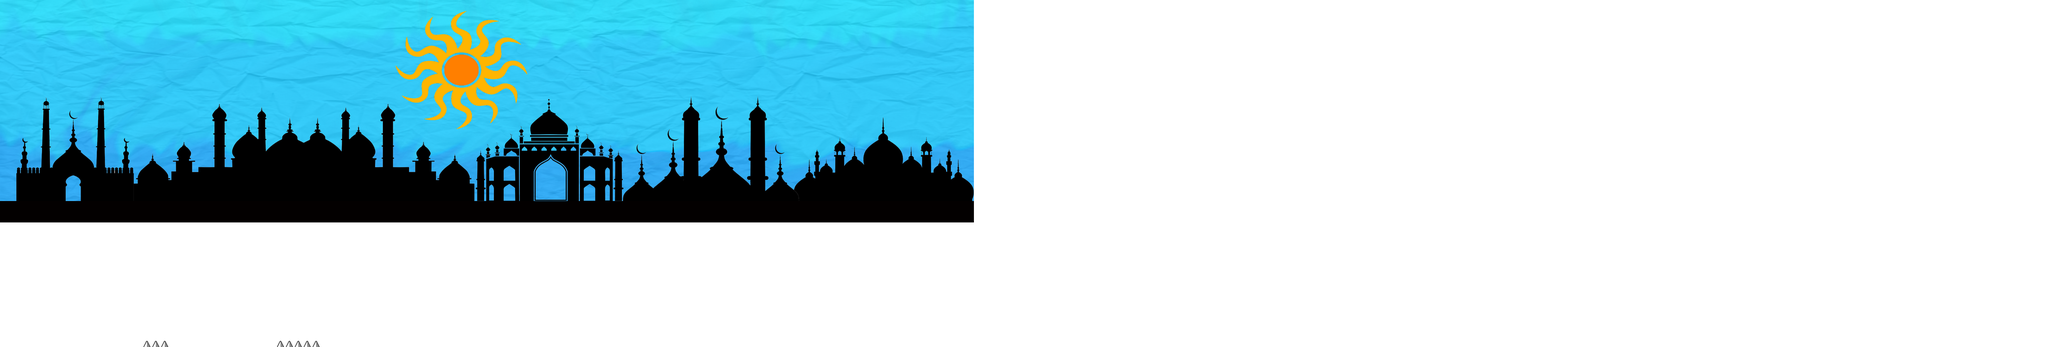

Rendered tile map (Tiled .tmx) drawn with the repository's tilesets; below, a short description and the map source with its tile grids summarised:
An orthogonal 230x39 tile map with 32x32 px tiles, 2 tile layers (background, forground), 2 tilesets, 1 image layer and 123 objects (25x EnemyEntity, 2x FoodEntity, 2x NoteEntity, 2x SpikeEntity, 2x FallEntity, ...).

<map version="1.0" orientation="orthogonal" renderorder="right-down" width="230" height="39" tilewidth="32" tileheight="32" backgroundcolor="#ffffff" nextobjectid="1133">
 <tileset firstgid="1" name="area01_level_tiles" tilewidth="32" tileheight="32">
  <image source="../img/map/area01_level_tiles.png" width="640" height="241" />
 </tileset>
 <tileset firstgid="141" name="level3" tilewidth="32" tileheight="32">
  <image source="../img/map/level3.png" width="3500" height="800" />
 </tileset>
 <imagelayer name="area03_bkg03" x="115" y="388">
  <image source="../img/area03_bkg03.png" />
  <properties>
   <property name="ratio" value=".25" />
  </properties>
 </imagelayer>
 <layer name="background" width="230" height="39">
  <data>[8970 cells, 0 non-empty, 0 distinct tile ids]</data>
 </layer>
 <objectgroup color="#00ff00" name="Entities">
  <object id="547" name="sword" x="1342" y="422" width="48" height="48">
   <properties>
    <property name="image" value="sword" />
    <property name="width" value="48" />
   </properties>
  </object>
  <object id="549" name="FoodEntity" x="706" y="1176" width="32" height="32">
   <properties>
    <property name="foodNum" value="4" />
    <property name="image" value="spinning_coin_gold" />
    <property name="spritewidth" value="32" />
   </properties>
  </object>
  <object id="551" name="KeyEntity" x="1470" y="1176" width="28" height="32">
   <properties>
    <property name="image" value="key" />
    <property name="spritewidth" value="28" />
   </properties>
  </object>
  <object id="552" name="mainPlayer" x="62.91" y="736.97" width="60" height="85">
   <properties>
    <property name="image" value="mainCharacter" />
    <property name="spritewidth" value="84" />
   </properties>
  </object>
  <object id="1116" name="StealthClothes" x="38" y="1188" width="54" height="21">
   <properties>
    <property name="image" value="stealthClothes" />
    <property name="width" value="54" />
   </properties>
  </object>
  <object id="1129" name="FoodEntity" x="3726" y="704" width="32" height="32">
   <properties>
    <property name="foodNum" value="5" />
    <property name="image" value="spinning_coin_gold" />
    <property name="spritewidth" value="32" />
   </properties>
  </object>
  <object id="1130" name="NoteEntity" x="608" y="864" width="500" height="96">
   <properties>
    <property name="image" value="note5" />
    <property name="spritewidth" value="500" />
   </properties>
  </object>
  <object id="1131" name="NoteEntity" x="5726" y="710" width="500" height="96">
   <properties>
    <property name="image" value="note6" />
    <property name="spritewidth" value="500" />
   </properties>
  </object>
 </objectgroup>
 <objectgroup name="me.LevelEntity">
  <properties>
   <property name="duration" value="250" />
   <property name="fade" value="#00000" />
   <property name="to" value="area03" />
  </properties>
  <object id="1121" x="7108" y="712" width="54" height="48">
   <properties>
    <property name="duration" value="250" />
    <property name="fade" value="#00000" />
    <property name="to" value="area05" />
   </properties>
  </object>
 </objectgroup>
 <layer name="forground" width="230" height="39" opacity="0.9">
  <data>[8970 cells, 1338 non-empty, 5 distinct tile ids]</data>
 </layer>
 <objectgroup color="#ff0000" name="collision" opacity="0.9">
  <object id="553" x="4" y="1218" width="506" height="33">
   <properties>
    <property name="ratio" value="0.10" />
   </properties>
  </object>
  <object id="554" x="0" y="288" width="32" height="930" />
  <object id="558" x="610" y="1214" width="254" height="32" />
  <object id="559" x="862" y="1182" width="96" height="64" />
  <object id="560" x="1154" y="1218" width="1306" height="32" />
  <object id="561" x="832" y="1214" width="160" height="32" />
  <object id="563" x="414" y="384" width="68" height="98" />
  <object id="564" x="222" y="384" width="148" height="32" />
  <object id="565" x="320" y="386" width="92" height="30" />
  <object id="569" x="702" y="476" width="770" height="34" />
  <object id="570" x="1442" y="290" width="28" height="226" />
  <object id="571" x="1216" y="1182" width="60" height="34" />
  <object id="572" x="1278" y="1152" width="66" height="72" />
  <object id="573" x="1344" y="1226" />
  <object id="574" x="1344" y="1122" width="62" height="30" />
  <object id="575" x="1408" y="1086" width="62" height="34" />
  <object id="576" x="1470" y="1054" width="66" height="30" />
  <object id="577" x="1536" y="1020" width="64" height="36" />
  <object id="578" x="1598" y="992" width="64" height="32" />
  <object id="579" x="1662" y="956" width="226" height="38" />
  <object id="580" x="1884" y="992" width="68" height="30" />
  <object id="581" x="1952" y="1026" width="62" height="30" />
  <object id="582" x="2012" y="1056" width="66" height="30" />
  <object id="583" x="2398" y="1150" width="64" height="98" />
  <object id="584" x="2558" y="1088" width="98" height="158" />
  <object id="585" x="2750" y="1020" width="100" height="228" />
  <object id="586" x="2750" y="1214" width="1504" height="36" />
  <object id="587" x="2882" y="1026" width="62" height="26" />
  <object id="588" x="3072" y="1026" width="62" height="28" />
  <object id="589" x="3232" y="992" width="64" height="32" />
  <object id="590" x="3424" y="1026" width="64" height="32" />
  <object id="591" x="3522" y="992" width="64" height="30" />
  <object id="592" x="3716" y="1024" width="60" height="34" />
  <object id="593" x="3874" y="996" width="60" height="32" />
  <object id="594" x="4002" y="960" width="60" height="30" />
  <object id="595" x="4096" y="932" width="62" height="30" />
  <object id="596" x="3934" y="828" width="64" height="36" />
  <object id="597" x="4158" y="892" width="62" height="36" />
  <object id="598" x="3810" y="802" width="62" height="32" />
  <object id="599" x="3712" y="768" width="64" height="34" />
  <object id="600" x="3518" y="736" width="66" height="30" />
  <object id="601" x="3300" y="736" width="120" height="28" />
  <object id="602" x="3198" y="736" width="66" height="32" />
  <object id="603" x="3040" y="734" width="64" height="34" />
  <object id="604" x="2878" y="734" width="64" height="34" />
  <object id="605" x="2814" y="668" width="30" height="36" />
  <object id="606" x="2846" y="706" width="30" height="28" />
  <object id="607" x="2752" y="608" width="62" height="34" />
  <object id="608" x="3038" y="572" width="64" height="36" />
  <object id="609" x="3106" y="544" width="60" height="28" />
  <object id="610" x="3166" y="510" width="288" height="32" />
  <object id="611" x="3586" y="514" width="608" height="30" />
  <object id="612" x="3776" y="512" width="412" height="32" />
  <object id="613" x="2944" y="576" width="62" height="34" />
  <object id="614" x="4318" y="638">
   <polyline points="0,0 -124,2 -158,0 -156,-30 -186,-30 -192,-62 -220,-64 -220,-98 -64,-92 -64,-60 -28,-62 -30,-30 2,-30 2,2" />
  </object>
  <object id="615" x="4736" y="1216" width="2458.85" height="30" />
  <object id="616" x="5212" y="1246" width="2" />
  <object id="617" x="4164" y="608" width="252" height="30" />
  <object id="618" x="5472.73" y="1206.18">
   <polyline points="0,0 0,-21.2121 27.2727,-21.2121 30.303,-57.5758 57.5758,-57.5758 63.6364,-60.6061 63.6364,-90.9091 221.212,-90.9091 221.212,-54.5455 254.545,-57.5758 257.576,-18.1818 287.879,-21.2121 287.879,12.1212" />
  </object>
  <object id="619" x="5883.82" y="1053.64" width="69.697" height="36.3636" />
  <object id="620" x="6084.85" y="991.03" width="54.5455" height="30.303" />
  <object id="621" x="6269.7" y="924.364" width="66.6667" height="36.3636" />
  </objectgroup>
 <objectgroup color="#ff0000" name="EnemyEntity">
  <!-- 29 objects omitted --></objectgroup>
</map>
<!-- 52 of 123 objects omitted -->
